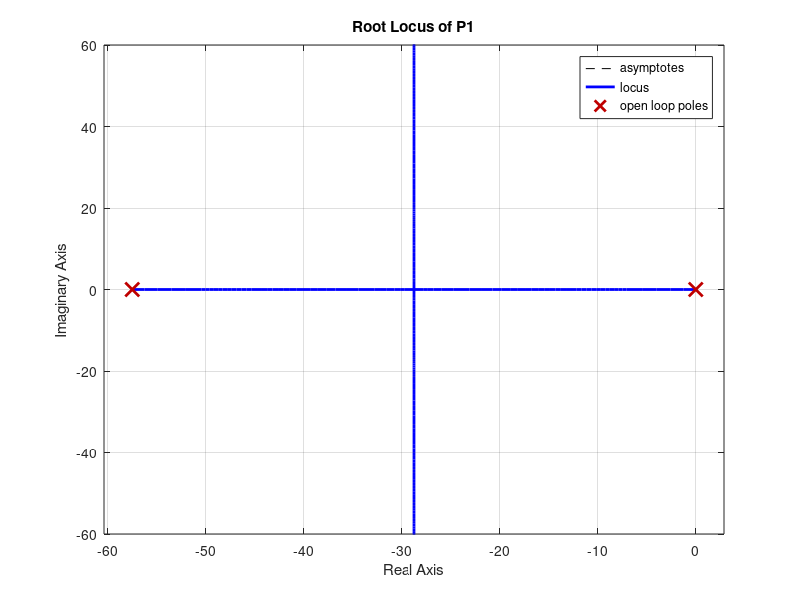
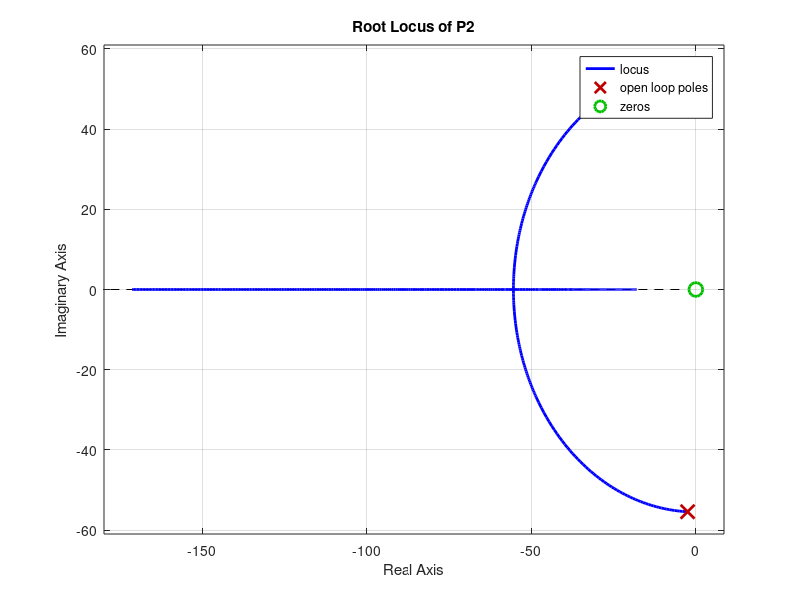

Reproduce these figures in MATLAB, in order.
clear;
clc;
close all;

p1 = 0.89;
p2 = 0.81;

l1 = tf(1, [0.2, 12.96*p2+1, 0]);
l2 = tf([12.96, 0], [0.2, 1, 691.2*p1]);

% rlocus
figure
rlocus(l1);
ylim([-60, 60])
title("Root Locus of P1");

figure
rlocus(l2);
title("Root Locus of P2");